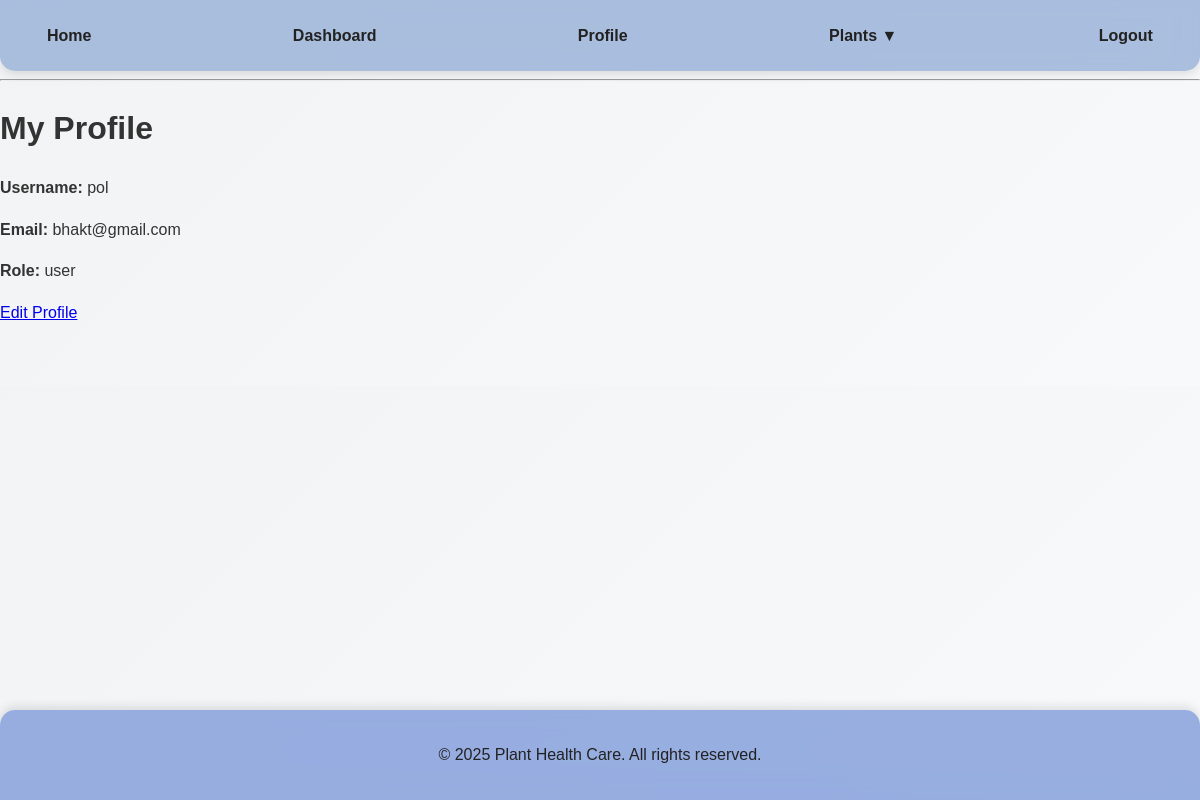
The app's page /profile (signed in) with its own data.
### app.py (models this page shows)
class User(db.Model, UserMixin):
    id = db.Column(db.Integer, primary_key=True)
    username = db.Column(db.String(100), unique=True, nullable=False)
    email = db.Column(db.String(100), unique=True, nullable=False)
    password = db.Column(db.String(200), nullable=False)
    role = db.Column(db.String(20), default="user")

### app.py (the view)
@app.route('/profile')
def profile():
    return render_template('profile.html', current_user=current_user)

### app.py (called while the page is built)
@login_manager.user_loader
def load_user(user_id):
    return User.query.get(int(user_id))

### templates/profile.html
{% extends 'header_footer.html' %}
{% block content %}
<h1>My Profile</h1>
<p><b>Username:</b> {{ current_user.username }}</p>
<p><b>Email:</b> {{ current_user.email }}</p>
<p><b>Role:</b> {{ current_user.role }}</p>
<a href="{{ url_for('edit_profile') }}">Edit Profile</a>
{% endblock %}

### static/css/header_footer.css (style rules this page uses)
body { font-family: 'Poppins', sans-serif; margin: 0; padding: 0; background: linear-gradient(135deg, #f2f3f4, #f8f9fa); color: #333; line-height: 1.6; padding-bottom: 60px; }

### records on screen
User: username "pol", email "bhakt@gmail.com", role "user"
